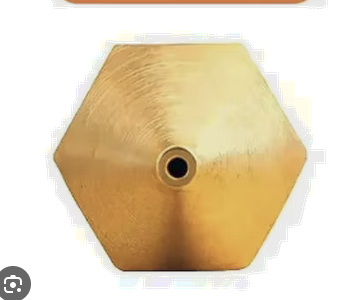
#> input picture image.png, 348 x 300 px, given in place of the camera
$ python Video.py
#> lines starting #> are read from the running program, lines starting #| are printed output that depends on the picture; after the words box and inside, x2 and y2 are one past the last pixel; in counts of white or black regions, pixels touching at a corner belong together
import numpy as np
import cv2 as cv
from matplotlib import pyplot as plt

vc = cv.VideoCapture(1)

while(True):
    _, img = vc.read()
#> img is the input picture: shape (300, 348, 3); mean B, G, R 185.2, 213.5, 229.7

    img = cv.resize(img, (960, 540))
#> img: shape (540, 960, 3)
    gray = cv.cvtColor(img, cv.COLOR_BGR2GRAY)
    gray = cv.medianBlur(gray, 3)

    # ret, thresh = cv.threshold(gray,50,255,cv.THRESH_BINARY_INV)
    # Otsu's thresholding after Gaussian filtering
    blur = cv.GaussianBlur(gray,(5,5),0)
    ret3,thresh = cv.threshold(blur,0,255,cv.THRESH_BINARY_INV+cv.THRESH_OTSU)
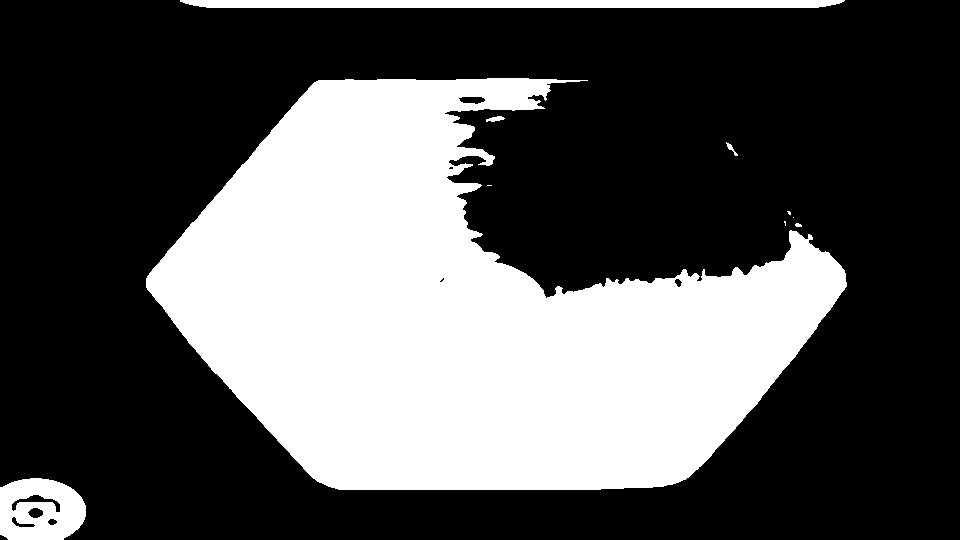
#> thresh: shape (540, 960); 34% white; 10 white regions (4 under 20 px), largest, box (x1, y1, x2, y2) and area: (146, 78, 847, 490) 166994, (180, 0, 845, 8) 5168, (0, 478, 86, 540) 4142, (486, 116, 505, 122) 71, (726, 142, 738, 156) 49, (795, 223, 802, 227) 22
#> ret3 = 200


    # noise removal
    kernel = np.ones((3,3),np.uint8)
    opening = cv.morphologyEx(thresh,cv.MORPH_OPEN,kernel, iterations = 2)
#> opening: shape (540, 960); 33.9% white; 3 white regions, box (x1, y1, x2, y2) and area: (146, 78, 847, 490) 166600, (183, 0, 842, 8) 5157, (0, 478, 86, 540) 4142

    # kernel = np.ones((5,5),np.uint8)
    # dilate = cv.morphologyEx(opening, cv.MORPH_CLOSE, kernel, iterations=5)
    # sure background area
    sure_bg = cv.dilate(opening,kernel,iterations=3)
#> sure_bg: shape (540, 960); 36.2% white; 3 white regions, box (x1, y1, x2, y2) and area: (143, 75, 850, 493) 175435, (180, 0, 845, 11) 7200, (0, 475, 89, 540) 5177
    # Finding sure foreground area
    dist_transform = cv.distanceTransform(opening,cv.DIST_L2,5)


    ret, sure_fg = cv.threshold(dist_transform, 0.4 ,1.0, cv.THRESH_BINARY)
    # Finding unknown region
    sure_fg = np.uint8(sure_fg)
    unknown = cv.subtract(sure_bg,sure_fg)

    # Marker labelling
    ret, markers = cv.connectedComponents(sure_fg)
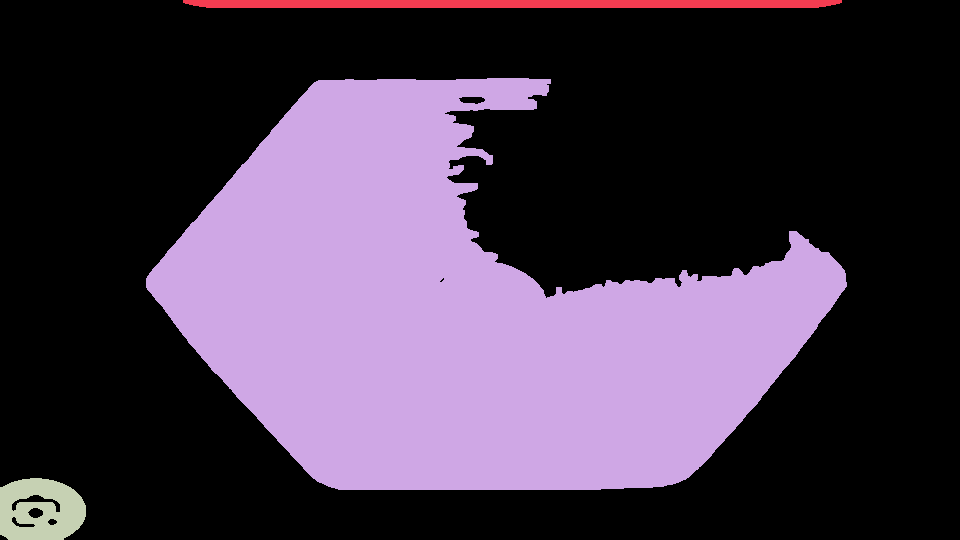
#> markers: shape (540, 960) int32; 4 distinct labels, from 0 to 3; one colour per label, 0 black
#> ret = 4

    # Add one to all labels so that sure background is not 0, but 1
    markers = markers+1
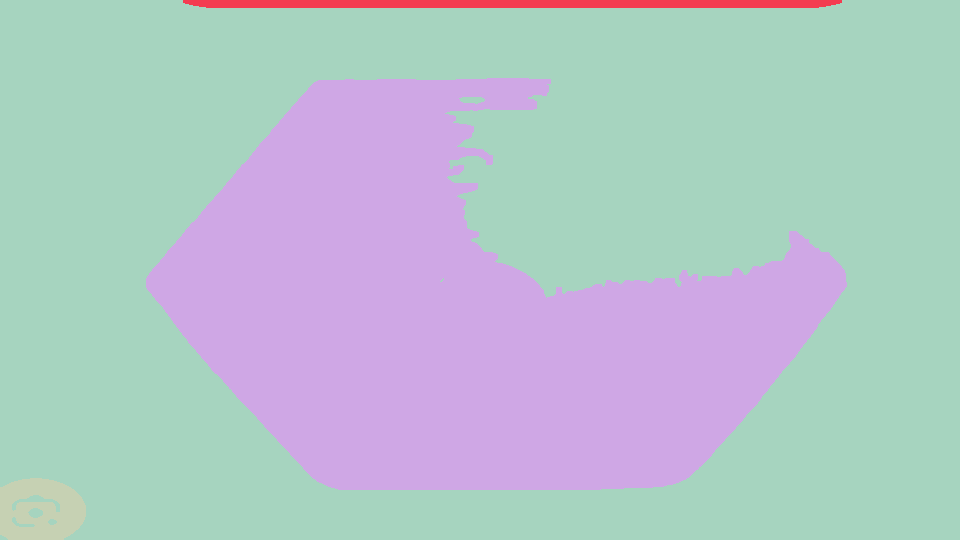
#> markers: shape (540, 960) int32; 4 distinct labels, from 1 to 4; one colour per label, 0 black

    # Now, mark the region of unknown with zero
    markers[unknown==255] = 0
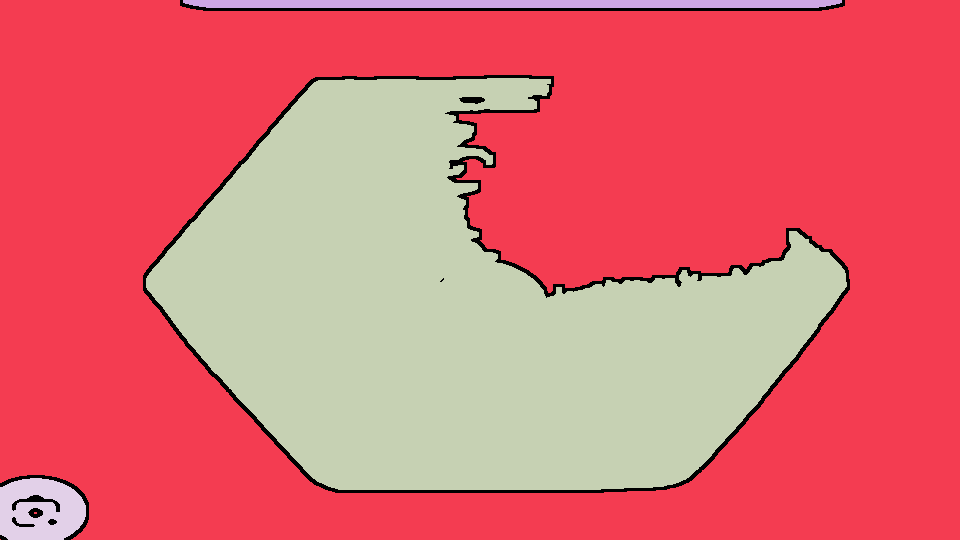
#> markers: shape (540, 960) int32; 5 distinct labels, from 0 to 4; one colour per label, 0 black

    markers = cv.watershed(img,markers)
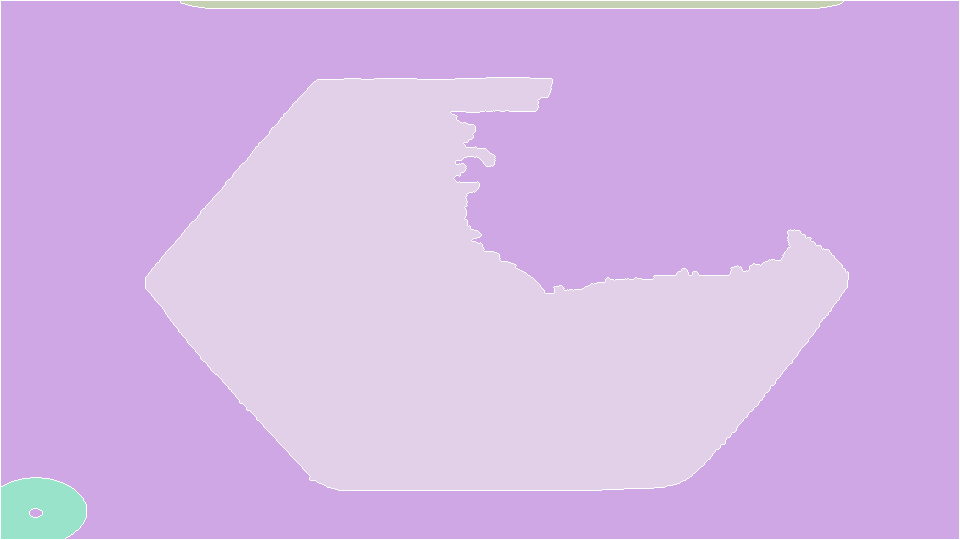
#> markers: shape (540, 960) int32; 5 distinct labels, from -1 to 4; one colour per label, 0 black, -1 white
    gray[markers == -1] = 255
    gray[markers != -1] = 255
#> gray: shape (540, 960); every value is 255
    gray[markers == 1] = 0
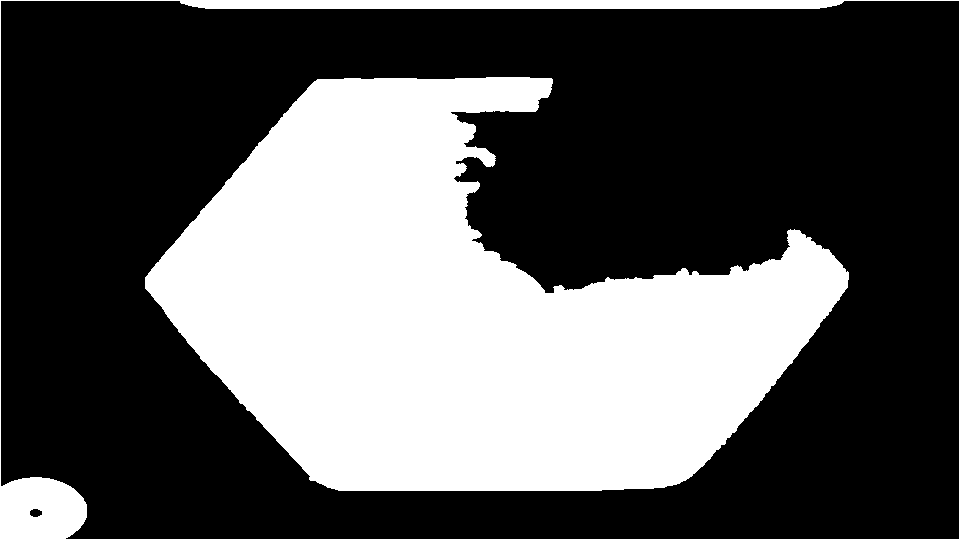
#> gray: shape (540, 960); 35.3% white; 2 white regions

    contours, hierarchy = cv.findContours(gray, cv.RETR_TREE, cv.CHAIN_APPROX_SIMPLE)
#> contours = 4 contours; box (x1, y1, x2, y2) and area: (0, 0, 960, 540) 516901, (0, 0, 960, 540) 507071, (145, 77, 849, 491) 169130, (29, 508, 43, 518) 91

    contours = [x for x in contours if cv.contourArea(x) > 200]
#> contours = 3 contours; box (x1, y1, x2, y2) and area: (0, 0, 960, 540) 516901, (0, 0, 960, 540) 507071, (145, 77, 849, 491) 169130
    if(contours):
        cv.drawContours(img,contours, -1, (0,255,0), 1)
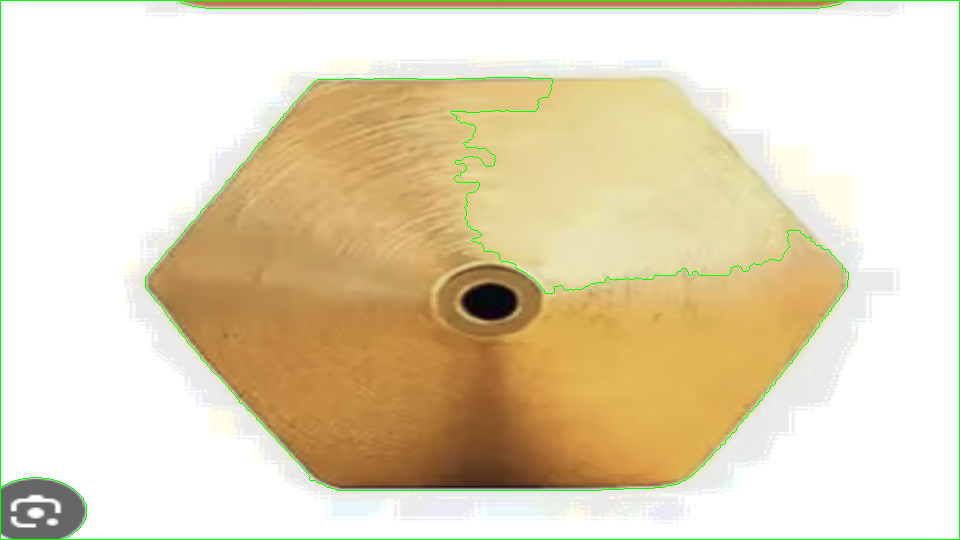
#> img: shape (540, 960, 3); mean B, G, R 182.9, 213.9, 227
        for cnt in contours:
            (x,y),radius = cv.minEnclosingCircle(cnt)
            if((radius * radius * 3.14) / cv.contourArea(cnt) < 1.2):
                center = (int(x),int(y))
                radius = int(radius)
                cv.circle(img,center,radius,(100,0,255),2)
#> this loop made 3 passes
#> (x, y, radius) on passes 2 to 3: (479.5, 269.5, 549.6), (496.5, 280, 351.6)
#> (cnt, x, y, radius) on pass 1: ([[0, 0], [0, 539], [959, 539], [959, 0]], 479.5, 269.5, 550)

    # [25 lines of commented-out code are left out]
    cv.imshow("gray", gray)
    cv.imshow("img", img)
    cv.imshow('thresh',thresh)
    cv.imshow('open',opening)
    # cv.imshow('dilate',dilate)
    cv.imshow('surebg',sure_bg)
    cv.imshow('surefg',sure_fg)
    cv.imshow('unknown',unknown)

    if cv.waitKey(1) == ord('q'):
#> (key q is pressed here)
        break

# When everything done, release the capture
vc.release()
cv.destroyAllWindows()
